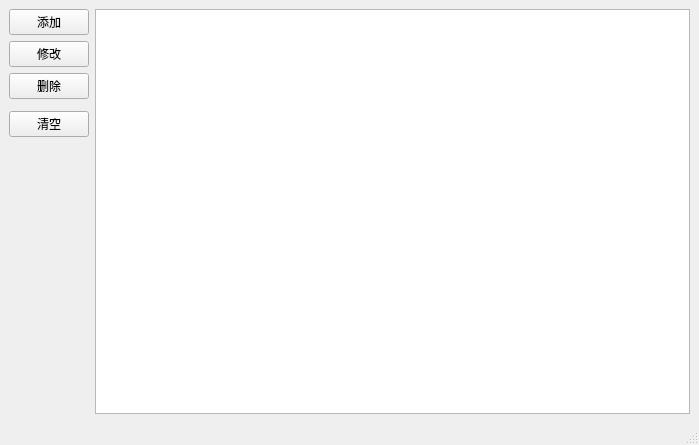
<?xml version="1.0" encoding="UTF-8"?>
<ui version="4.0">
 <class>MainWindow</class>
 <widget class="QMainWindow" name="MainWindow">
  <property name="geometry">
   <rect>
    <x>0</x>
    <y>0</y>
    <width>699</width>
    <height>445</height>
   </rect>
  </property>
  <property name="windowTitle">
   <string>MainWindow</string>
  </property>
  <widget class="QWidget" name="centralwidget">
   <layout class="QGridLayout" name="gridLayout">
    <item row="0" column="1" rowspan="6">
     <widget class="QListView" name="listView"/>
    </item>
    <item row="2" column="0">
     <widget class="QPushButton" name="btnDelete">
      <property name="text">
       <string>删除</string>
      </property>
     </widget>
    </item>
    <item row="1" column="0">
     <widget class="QPushButton" name="btnModify">
      <property name="text">
       <string>修改</string>
      </property>
     </widget>
    </item>
    <item row="5" column="0">
     <spacer name="verticalSpacer">
      <property name="orientation">
       <enum>Qt::Vertical</enum>
      </property>
      <property name="sizeHint" stdset="0">
       <size>
        <width>20</width>
        <height>262</height>
       </size>
      </property>
     </spacer>
    </item>
    <item row="0" column="0">
     <widget class="QPushButton" name="btnAdd">
      <property name="text">
       <string>添加</string>
      </property>
     </widget>
    </item>
    <item row="4" column="0">
     <widget class="QPushButton" name="btnClear">
      <property name="text">
       <string>清空</string>
      </property>
     </widget>
    </item>
   </layout>
  </widget>
  <widget class="QMenuBar" name="menubar">
   <property name="geometry">
    <rect>
     <x>0</x>
     <y>0</y>
     <width>699</width>
     <height>22</height>
    </rect>
   </property>
  </widget>
  <widget class="QStatusBar" name="statusbar"/>
 </widget>
 <resources/>
 <connections/>
</ui>
